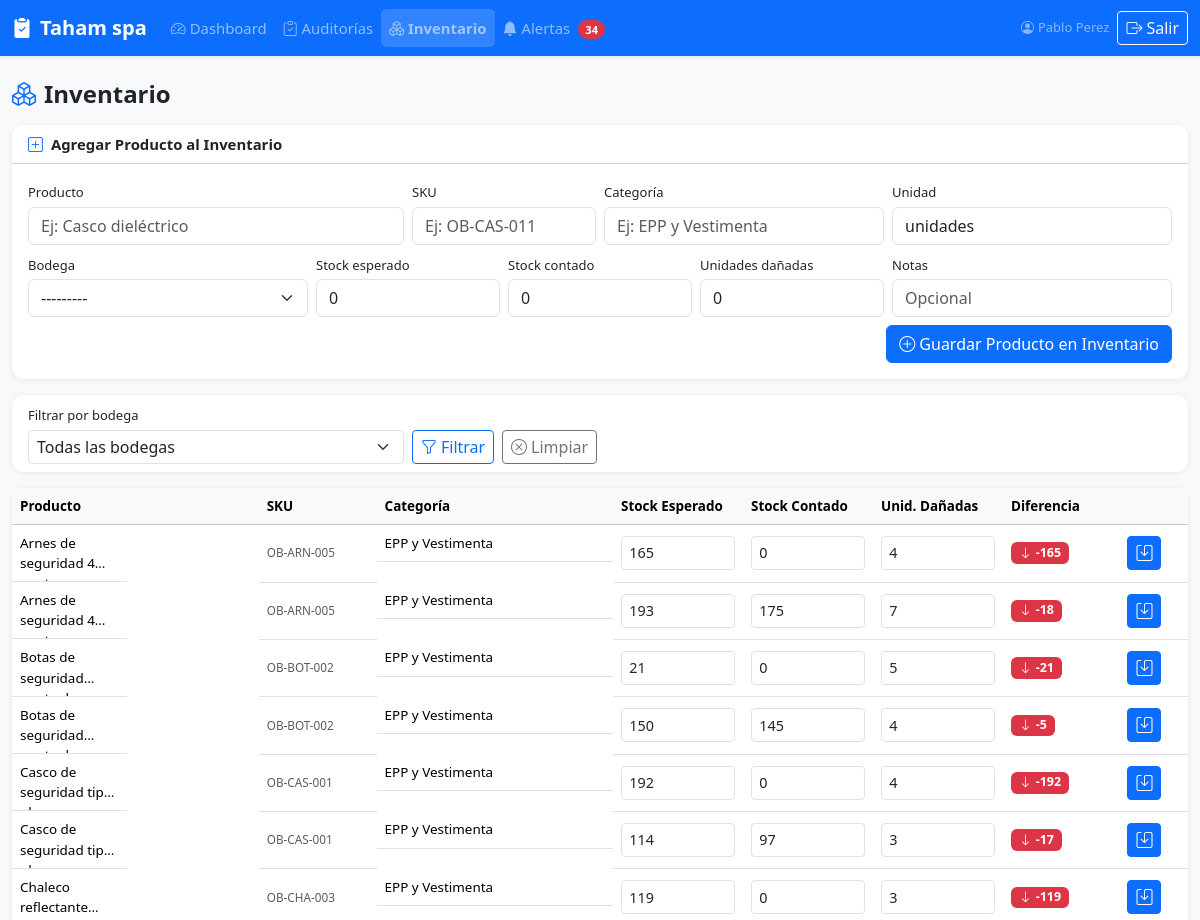
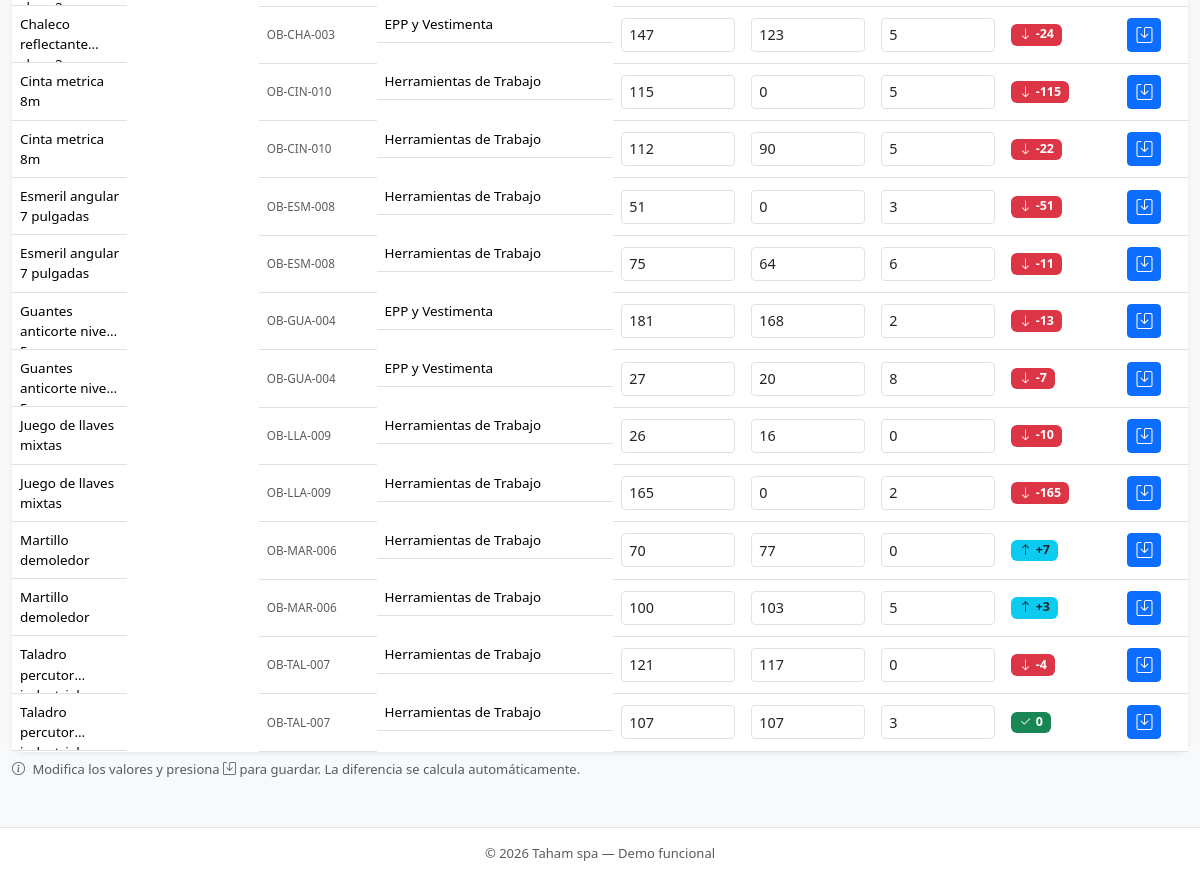
/inventory/ (signed in), run on the app's committed database (2 pictures, top to bottom).
### inventory/models.py (models this page shows, shortened)
class InventoryRecord(models.Model):
    product = models.ForeignKey(Product, on_delete=models.CASCADE, related_name='records')
    warehouse = models.ForeignKey(Warehouse, on_delete=models.CASCADE, related_name='inventory_records')
    expected_stock = models.IntegerField(default=0, verbose_name='Stock esperado')
    counted_stock = models.IntegerField(default=0, verbose_name='Stock contado')
    damaged_stock = models.IntegerField(default=0, verbose_name='Unidades dañadas')
    recorded_at = models.DateTimeField(auto_now=True)
    notes = models.TextField(blank=True)
    class Meta:
        unique_together = ('product', 'warehouse')
        verbose_name = 'Registro de Inventario'
        verbose_name_plural = 'Registros de Inventario'
    @property
    def difference(self):
        return self.counted_stock - self.expected_stock

class Product(models.Model):
    name = models.CharField(max_length=200, verbose_name='Producto')
    sku = models.CharField(max_length=50, unique=True, verbose_name='SKU')
    category = models.ForeignKey(Category, on_delete=models.SET_NULL, null=True, blank=True)
    unit = models.CharField(max_length=30, default='unidad', verbose_name='Unidad')
    active = models.BooleanField(default=True)
    class Meta:
        verbose_name = 'Producto'
        verbose_name_plural = 'Productos'
        ordering = ['name']

class Category(models.Model):
    name = models.CharField(max_length=100, verbose_name='Categoría')
    class Meta:
        verbose_name = 'Categoría'
        verbose_name_plural = 'Categorías'
        ordering = ['name']

### inventory/views.py (the view, shortened to what this page needs)
# urls.py: path('', views.inventory_list, name='inventory_list'),
@login_required
def inventory_list(request):
    warehouse_id = request.GET.get('warehouse', '')
    warehouses = Warehouse.objects.filter(active=True)
    records = InventoryRecord.objects.select_related('product', 'warehouse', 'product__category')
    if warehouse_id:
        records = records.filter(warehouse_id=warehouse_id)
    create_form = InventoryProductCreateForm(warehouses=warehouses)
    records_with_forms = [(rec, InventoryRecordForm(instance=rec)) for rec in records]
    context = {
        'records_with_forms': records_with_forms,
        'warehouses': warehouses,
        'warehouse_filter': warehouse_id,
        'create_form': create_form,
    }
    return render(request, 'inventory.html', context)

### audits/models.py (called while the page is built)
    def __str__(self):
        return self.name

### core/context_processors.py (called while the page is built)
def alerts_counter(request):
    if not request.user.is_authenticated:
        return {'alerts_count': 0}
    from inventory.models import InventoryRecord
    shortage_count = InventoryRecord.objects.filter(
        counted_stock__lt=models.F('expected_stock')
    ).count()
    damaged_count = InventoryRecord.objects.filter(damaged_stock__gt=0).count()
    return {'alerts_count': shortage_count + damaged_count}

### templates/inventory.html (shortened to what this page needs)
{% extends "base.html" %}
{% block nav_inventory %}active-page{% endblock %}
{% block content %}
<div class="d-flex justify-content-between align-items-center mb-3 flex-wrap gap-2">
  <h1 class="h4 fw-bold mb-0"><i class="bi bi-boxes me-2 text-primary"></i>Inventario</h1>
</div>
<div class="card mb-3 border-primary-subtle">
  <div class="card-header bg-white">
    <i class="bi bi-plus-square me-2 text-primary"></i>Agregar Producto al Inventario
  </div>
  <div class="card-body">
    <form method="post" class="row g-2">
      <div class="col-md-4">
        <label class="form-label small mb-1">{{ create_form.name.label }}</label>
        {{ create_form.name }}
      </div>
      <div class="col-md-2">
        <label class="form-label small mb-1">{{ create_form.sku.label }}</label>
        {{ create_form.sku }}
      </div>
      <div class="col-md-3">
        <label class="form-label small mb-1">{{ create_form.category_name.label }}</label>
        {{ create_form.category_name }}
      </div>
      <div class="col-md-3">
        <label class="form-label small mb-1">{{ create_form.unit.label }}</label>
        {{ create_form.unit }}
      </div>
      <div class="col-md-3">
        <label class="form-label small mb-1">{{ create_form.warehouse.label }}</label>
        {{ create_form.warehouse }}
      </div>
      <div class="col-md-2">
        <label class="form-label small mb-1">{{ create_form.expected_stock.label }}</label>
        {{ create_form.expected_stock }}
      </div>
      <div class="col-md-2">
        <label class="form-label small mb-1">{{ create_form.counted_stock.label }}</label>
        {{ create_form.counted_stock }}
      </div>
      <div class="col-md-2">
        <label class="form-label small mb-1">{{ create_form.damaged_stock.label }}</label>
        {{ create_form.damaged_stock }}
      </div>
      <div class="col-md-3">
        <label class="form-label small mb-1">{{ create_form.notes.label }}</label>
        {{ create_form.notes }}
      </div>
      <div class="col-md-12 d-grid d-md-flex justify-content-md-end">
        <button type="submit" class="btn btn-primary">
          <i class="bi bi-plus-circle me-1"></i>Guardar Producto en Inventario
        </button>
      </div>
    </form>
  </div>
</div>
<div class="card mb-3">
  <div class="card-body py-2">
    <form method="get" class="row g-2 align-items-end">
      <div class="col-7 col-md-4">
        <label class="form-label small mb-1">Filtrar por bodega</label>
        <select name="warehouse" class="form-select form-select-sm">
          <option value="">Todas las bodegas</option>
        </select>
      </div>
      <div class="col-auto">
        <button type="submit" class="btn btn-sm btn-outline-primary">
          <i class="bi bi-funnel me-1"></i>Filtrar
        </button>
        <a href="{% url 'inventory:inventory_list' %}" class="btn btn-sm btn-outline-secondary ms-1">
          <i class="bi bi-x-circle me-1"></i>Limpiar
        </a>
      </div>
    </form>
  </div>
</div>
<div class="card d-none d-md-block">
  <div class="card-body p-0">
    <div class="table-responsive">
      <table class="table table-hover align-middle mb-0 inventory-table">
        <thead class="table-light">
          <tr>
            <th style="min-width:180px">Producto</th>
            <th>SKU</th>
            <th>Categoría</th>
            <th style="width:130px">Stock Esperado</th>
            <th style="width:130px">Stock Contado</th>
            <th style="width:130px">Unid. Dañadas</th>
            <th>Diferencia</th>
            <th></th>
          </tr>
        </thead>
        <tbody>
          {% for record, form in records_with_forms %}
          <tr>
            <form method="post">
              <td class="fw-medium inventory-product-cell text-wrap-two">{{ record.product.name }}</td>
              <td class="text-muted small">{{ record.product.sku }}</td>
              <td class="text-wrap-two">{{ record.product.category.name|default:"–" }}</td>
              <td>{{ form.expected_stock }}</td>
              <td>{{ form.counted_stock }}</td>
              <td>{{ form.damaged_stock }}</td>
              <td>
                {% with diff=record.difference %}
                  {% if diff == 0 %}
                    <span class="badge bg-success inventory-diff-badge"><i class="bi bi-check2 me-1"></i>{{ diff }}</span>
                  {% elif diff < 0 %}
                    <span class="badge bg-danger inventory-diff-badge"><i class="bi bi-arrow-down me-1"></i>{{ diff }}</span>
                  {% else %}
                    <span class="badge bg-info text-dark inventory-diff-badge"><i class="bi bi-arrow-up me-1"></i>+{{ diff }}</span>
                  {% endif %}
                {% endwith %}
              </td>
              <td>
                <button type="submit" class="btn btn-sm btn-primary">
                  <i class="bi bi-save"></i>
                </button>
              </td>
            </form>
          </tr>
          {% endfor %}
        </tbody>
      </table>
    </div>
  </div>
</div>
<div class="text-muted small mt-2">
  <i class="bi bi-info-circle me-1"></i>
  Modifica los valores y presiona <i class="bi bi-save"></i> para guardar.
  La diferencia se calcula automáticamente.
</div>
{% endblock %}

### templates/base.html (shortened to what this page needs)
<!DOCTYPE html>
<html lang="es">
<head>
  <link href="https://cdn.jsdelivr.net/npm/bootstrap@5.3.3/dist/css/bootstrap.min.css" rel="stylesheet">
  <link href="https://cdn.jsdelivr.net/npm/bootstrap-icons@1.11.3/font/bootstrap-icons.min.css" rel="stylesheet">
  {% load static %}
  <link rel="stylesheet" href="{% static 'css/main.css' %}">
</head>
<body class="bg-light">
{% if user.is_authenticated %}
<nav class="navbar navbar-expand-lg navbar-dark bg-primary shadow-sm">
  <div class="container-fluid">
    <a class="navbar-brand fw-bold" href="{% url 'dashboard:index' %}">
      <i class="bi bi-clipboard2-check-fill me-2"></i>Taham spa
    </a>
    <div class="collapse navbar-collapse" id="navMenu">
      <ul class="navbar-nav me-auto mb-2 mb-lg-0">
        <li class="nav-item">
          <a class="nav-link {% block nav_dashboard %}{% endblock %}" href="{% url 'dashboard:index' %}">
            <i class="bi bi-speedometer2 me-1"></i>Dashboard
          </a>
        </li>
        <li class="nav-item">
          <a class="nav-link {% block nav_audits %}{% endblock %}" href="{% url 'audits:audit_list' %}">
            <i class="bi bi-clipboard-check me-1"></i>Auditorías
          </a>
        </li>
        <li class="nav-item">
          <a class="nav-link {% block nav_inventory %}{% endblock %}" href="{% url 'inventory:inventory_list' %}">
            <i class="bi bi-boxes me-1"></i>Inventario
          </a>
        </li>
        <li class="nav-item">
          <a class="nav-link {% block nav_alerts %}{% endblock %}" href="{% url 'core:alerts' %}">
            <i class="bi bi-bell-fill me-1"></i>Alertas
            <span class="badge rounded-pill bg-danger ms-1">{{ alerts_count }}</span>
          </a>
        </li>
      </ul>
      <div class="d-flex align-items-center gap-2">
        <span class="text-white-50 small d-none d-md-inline">
          <i class="bi bi-person-circle me-1"></i>{{ user.get_full_name|default:user.username }}
        </span>
        <a href="{% url 'core:logout' %}" class="btn btn-outline-light btn-sm">
          <i class="bi bi-box-arrow-right me-1"></i>Salir
        </a>
      </div>
    </div>
  </div>
</nav>
{% endif %}
<main class="{% if user.is_authenticated %}container-fluid py-4{% endif %}">
  {% block content %}{% endblock %}
</main>
{% if user.is_authenticated %}
<footer class="text-center text-muted small py-3 mt-4 border-top bg-white">
  &copy; 2026 Taham spa &mdash; Demo funcional
</footer>
{% endif %}
</body>
</html>

### static/css/main.css (style rules this page uses)
:root { --primary: #0d6efd; --success: #198754; --danger: #dc3545; --warning: #ffc107; }
body { font-size: 0.93rem; }
html, body { max-width: 100%; overflow-x: clip; }
input, select, textarea, .form-control, .form-select, .btn { font-size: 16px; }
.card { border: none; box-shadow: 0 1px 6px rgba(0,0,0,.08); border-radius: .75rem; }
.card-header { border-radius: .75rem .75rem 0 0 !important; font-weight: 600; }
.table th, .table td { white-space: normal; vertical-align: middle; }
.text-wrap-two { display: -webkit-box; -webkit-line-clamp: 2; -webkit-box-orient: vertical; overflow: hidden; white-space: normal; }
.inventory-product-cell { max-width: 15ch; min-width: 15ch; word-break: break-word; }
.inventory-table { font-size: .84rem; }
.inventory-table .inventory-numeric-input { font-size: .9rem; padding: .2rem .45rem; min-height: 34px; }
.inventory-diff-badge { font-size: .78rem; font-weight: 600; }
.nav-link.active-page { font-weight: 600; background: rgba(255,255,255,.15); border-radius: .3rem; }

### data on the page
InventoryRecord: product.name "Arnes de seguridad…", product.sku "OB-ARN-005", product.category.name "EPP y Vestimenta", expected_stock "165", counted_stock "0", damaged_stock "4", difference "-165"
InventoryRecord: product.name "Arnes de seguridad…", product.sku "OB-ARN-005", product.category.name "EPP y Vestimenta", expected_stock "193", counted_stock "175", damaged_stock "7", difference "-18"
InventoryRecord: product.name "Botas de…", product.sku "OB-BOT-002", product.category.name "EPP y Vestimenta", expected_stock "21", counted_stock "0", damaged_stock "5", difference "-21"
InventoryRecord: product.name "Botas de…", product.sku "OB-BOT-002", product.category.name "EPP y Vestimenta", expected_stock "150", counted_stock "145", damaged_stock "4", difference "-5"
InventoryRecord: product.name "Casco de seguridad…", product.sku "OB-CAS-001", product.category.name "EPP y Vestimenta", expected_stock "192", counted_stock "0", damaged_stock "4", difference "-192"
InventoryRecord: product.name "Casco de seguridad…", product.sku "OB-CAS-001", product.category.name "EPP y Vestimenta", expected_stock "114", counted_stock "97", damaged_stock "3", difference "-17"
InventoryRecord: product.name "Chaleco…", product.sku "OB-CHA-003", product.category.name "EPP y Vestimenta", expected_stock "119", counted_stock "0", damaged_stock "3", difference "-119"
InventoryRecord: product.name "Chaleco…", product.sku "OB-CHA-003", product.category.name "EPP y Vestimenta", expected_stock "147", counted_stock "123", damaged_stock "5", difference "-24"
InventoryRecord: product.name "Cinta metrica 8m", product.sku "OB-CIN-010", product.category.name "Herramientas de Trabajo", expected_stock "115", counted_stock "0", damaged_stock "5", difference "-115"
InventoryRecord: product.name "Cinta metrica 8m", product.sku "OB-CIN-010", product.category.name "Herramientas de Trabajo", expected_stock "112", counted_stock "90", damaged_stock "5", difference "-22"
InventoryRecord: product.name "Esmeril angular 7 pulgadas", product.sku "OB-ESM-008", product.category.name "Herramientas de Trabajo", expected_stock "51", counted_stock "0", damaged_stock "3", difference "-51"
InventoryRecord: product.name "Esmeril angular 7 pulgadas", product.sku "OB-ESM-008", product.category.name "Herramientas de Trabajo", expected_stock "75", counted_stock "64", damaged_stock "6", difference "-11"
InventoryRecord: product.name "Guantes anticorte…", product.sku "OB-GUA-004", product.category.name "EPP y Vestimenta", expected_stock "181", counted_stock "168", damaged_stock "2", difference "-13"
InventoryRecord: product.name "Guantes anticorte…", product.sku "OB-GUA-004", product.category.name "EPP y Vestimenta", expected_stock "27", counted_stock "20", damaged_stock "8", difference "-7"
InventoryRecord: product.name "Juego de llaves mixtas", product.sku "OB-LLA-009", product.category.name "Herramientas de Trabajo", expected_stock "26", counted_stock "16", damaged_stock "0", difference "-10"
InventoryRecord: product.name "Juego de llaves mixtas", product.sku "OB-LLA-009", product.category.name "Herramientas de Trabajo", expected_stock "165", counted_stock "0", damaged_stock "2", difference "-165"
InventoryRecord: product.name "Martillo demoledor", product.sku "OB-MAR-006", product.category.name "Herramientas de Trabajo", expected_stock "70", counted_stock "77", damaged_stock "0", difference "7"
InventoryRecord: product.name "Martillo demoledor", product.sku "OB-MAR-006", product.category.name "Herramientas de Trabajo", expected_stock "100", counted_stock "103", damaged_stock "5", difference "3"
InventoryRecord: product.name "Taladro…", product.sku "OB-TAL-007", product.category.name "Herramientas de Trabajo", expected_stock "121", counted_stock "117", damaged_stock "0", difference "-4"
InventoryRecord: product.name "Taladro…", product.sku "OB-TAL-007", product.category.name "Herramientas de Trabajo", expected_stock "107", counted_stock "107", damaged_stock "3", difference "0"

### other printed values
{{ alerts_count }} "34"
{{ user.get_full_name|default:user.username }} "Pablo Perez"
{{ create_form.name.label }} "Producto"
{{ create_form.sku.label }} "SKU"
{{ create_form.category_name.label }} "Categoría"
{{ create_form.unit.label }} "Unidad"
{{ create_form.warehouse.label }} "Bodega"
{{ create_form.expected_stock.label }} "Stock esperado"
{{ create_form.counted_stock.label }} "Stock contado"
{{ create_form.damaged_stock.label }} "Unidades dañadas"
{{ create_form.notes.label }} "Notas"
